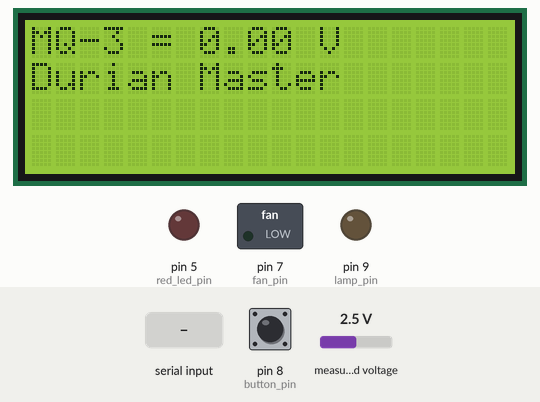
Simulated run of this sketch. Board: Arduino Uno, built with avr-gcc and run on an emulated ATmega328P. Shown: 20×4 character LCD, switched loads named in the sketch (green lamp = pin HIGH), output pins drawn as LEDs (lit = HIGH). The inputs (shaded band) are chosen by the test bench; at power-on: pin 8 (button_pin) LOW, measured voltage 2.5 V. What the sketch prints to the serial monitor is not drawn.

Above: at 1.2 s.
1.3 s: "1" received over Serial
At 2.5 s:
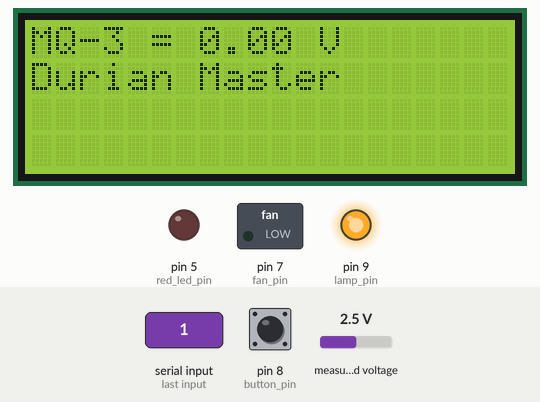
3.6 s: "2" received over Serial
At 5.4 s:
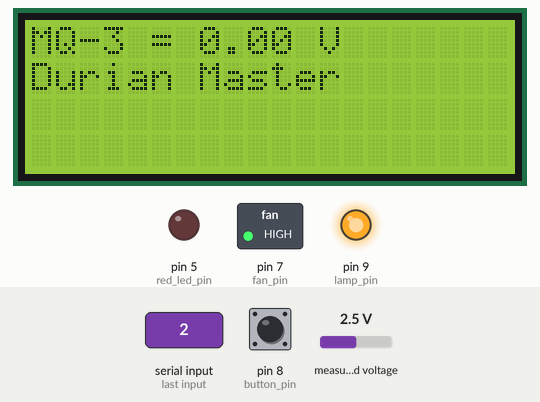
5.7 s: "3" received over Serial
At 7.3 s:
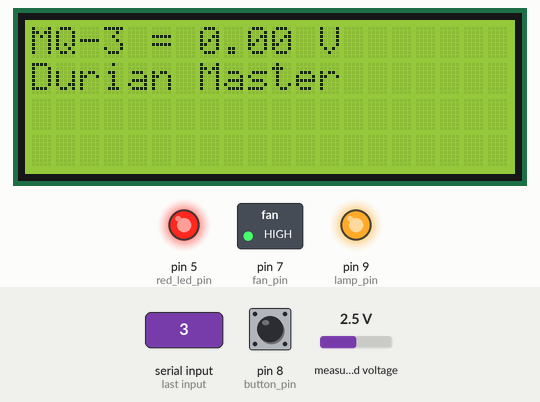
Timing chart, 0 to 37.8 s (numbered marks = the images above; inputs shaded):
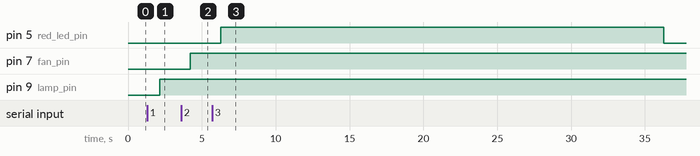

Measured:
- after the input at 1.3 s, pin 9 (lamp_pin): LOW → HIGH after 0.84 s
- after the input at 3.6 s, pin 7 (fan_pin): LOW → HIGH after 0.61 s
- after the input at 5.7 s, pin 5 (red_led_pin): LOW → HIGH after 0.58 s, → LOW 30.0 s later

The sketch:

program-tugas-akhir.ino
```cpp
#include <Wire.h>
#include <LiquidCrystal_I2C.h>
#include <Adafruit_ADS1X15.h>

LiquidCrystal_I2C lcd(0x27, 20, 4);
Adafruit_ADS1115 ads;

// Relay Pin Variabels
int fan_pin = 7;
int lamp_pin = 9;

// PCB Variabels
int red_led_pin = 5;
bool is_led_on = false;
int button_pin = 8;

void setup()
{
  lcd.init();      // Initialize the LCD
  lcd.backlight(); // Turn on the backlight
  ads.begin();
  pinMode(fan_pin, OUTPUT);
  pinMode(lamp_pin, OUTPUT);
  pinMode(red_led_pin, OUTPUT);
  pinMode(button_pin, INPUT);
  Serial.begin(9600);
}

void loop()
{
  // put your main code here, to run repeatedly:
  int button_val = digitalRead(button_pin);
  static unsigned long lastPrintTime = 0; // Variabel untuk menyimpan waktu terakhir mencetak
  int16_t adc0 = ads.readADC_SingleEnded(0);
  float voltage = (adc0 * 0.1875F) / 1000;
  Serial.println(voltage, 2);
  if (Serial.available() > 0)
  {
    char receivedChar = Serial.read();
    if (receivedChar == '1')
    {
      digitalWrite(lamp_pin, !digitalRead(lamp_pin));
    }
    else if (receivedChar == '2')
    {
      digitalWrite(fan_pin, !digitalRead(fan_pin));
    }
    else if (receivedChar == '3')
    {
      // Apabila button ditekan, maka mulai print nilai voltage
      lastPrintTime = millis(); // Set waktu terakhir mencetak menjadi waktu saat ini
      while (millis() - lastPrintTime < 30000)
      { // Loop selama 60 detik
        digitalWrite(red_led_pin, HIGH);
        // delay(1000); // Tunggu 1 detik sebelum mencetak lagi
      }
      digitalWrite(red_led_pin, LOW);
    }
  }
  lcd.setCursor(0, 0);
  lcd.print("MQ-3 = ");
  lcd.print(voltage, 2);
  lcd.print(" V");
  lcd.setCursor(0, 1);
  lcd.print("Durian Master");
  delay(1000);
}
```
